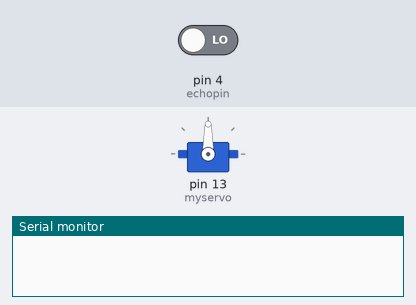
This sketch was run on a simulated Arduino Uno, built with avr-gcc and run on an emulated ATmega328P. On the bench: servo, the last lines printed to the serial monitor. The inputs (shaded band) are chosen by the test bench; at power-on: pin 4 (echopin) LOW.

Above: at 0.1 s.
At 4.1 s:
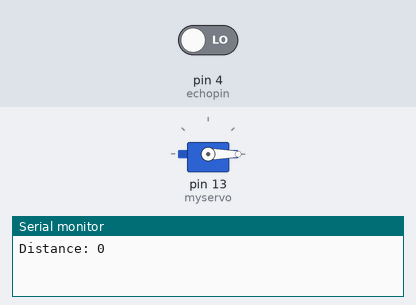
At 19.71 s:
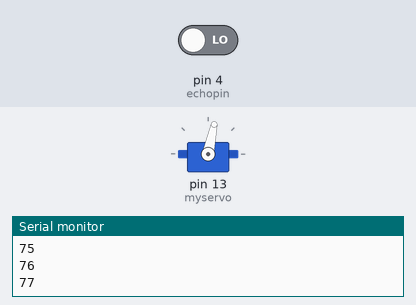
At 39.73 s:
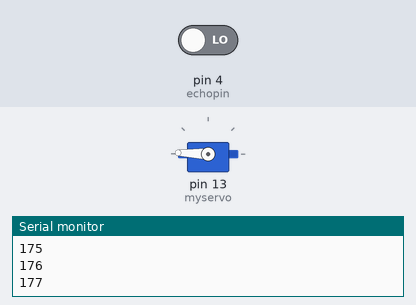
Timing chart, 0 to 40.0 s (numbered marks = the images above):
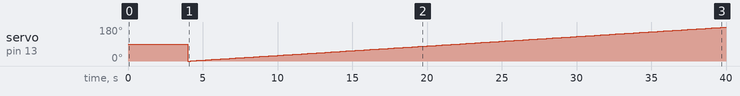

The sketch:

garage_door.ino
```cpp
#include<Servo.h>
Servo myservo;
// for Arduino microcontroller
int trigpin = 5;      // trigger pin
int echopin = 4;      // echo pin

void setup(){
pinMode(echopin,INPUT);
pinMode(trigpin,OUTPUT);
Serial.begin(9600);
myservo.attach(13);
}

void loop(){
digitalWrite(trigpin,HIGH);
delay(1000);
digitalWrite(trigpin,LOW);
int duration=pulseIn(echopin,HIGH);
int distance=duration*0.0343/2;
Serial.print("Distance: ");
Serial.println(distance);
delay(2000);
if(distance>2 || distance<400) {

for(int pos=0;pos<=180;pos=pos+1){
  myservo.write(pos);
  delay(200);
  Serial.println(pos);
}
for(int pos=180;pos>=0;pos=pos-1){
  myservo.write(pos);
  delay(200);
  Serial.println(pos);

}
}
}
```

Measured:
- by itself, servo on pin 13 (myservo): 90° → 0° at 4.0 s, → 1° 0.20 s later, → 2° 0.20 s later, → 3° 0.20 s later, … (180 changes in this stretch)
